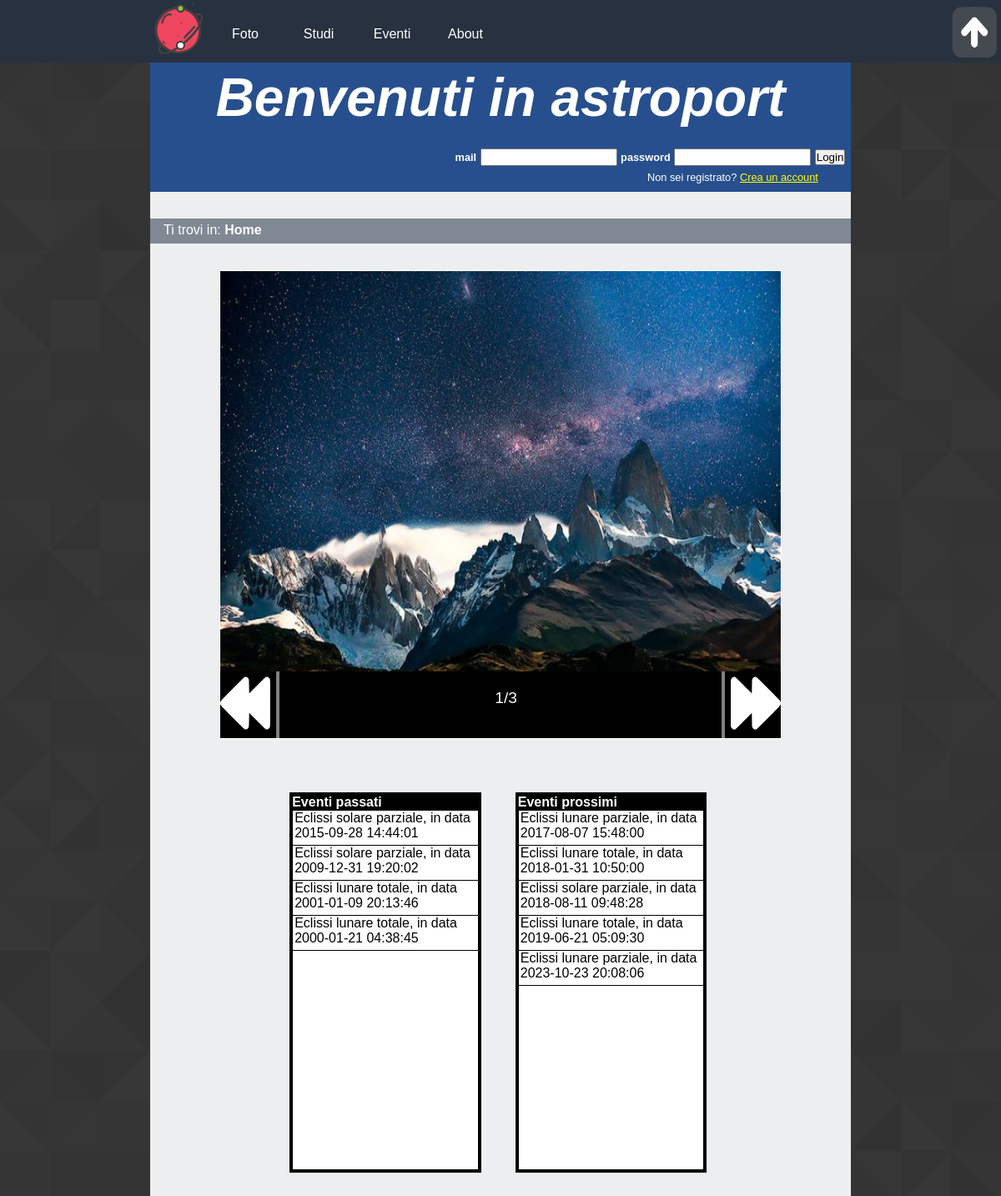
The page / on the database its author committed.
### tables this page shows
CREATE TABLE `avvenimenti` (
  `idavvenimento` int(11) NOT NULL,
  `tipo` varchar(40) NOT NULL,
  `inizio` datetime NOT NULL,
  `fine` datetime DEFAULT NULL
);

### backend/connessione.php (called while the page is built, shortened)
<?php
   $errore_DB=FALSE;
?>

### index.php (the view, shortened to what this page needs)
<?php
    include "backend/connessione.php";
    echo file_get_contents("parti/index0.html");
    if(!isset($_SESSION['usermail'])) echo file_get_contents("parti/formlogin.html");
    else echo file_get_contents("parti/logout.html");
    echo file_get_contents("parti/slideshow.html");
  if($errore_DB==FALSE){
    $imm_query="SELECT *  FROM foto JOIN fotobyrank ON foto.idfoto=fotobyrank.idfoto LIMIT 5";
    if(!$result=$connessione->query($imm_query)){
			echo "Errore della query: ".$connessione->error.".";
	  }else if(!$connessione->connect_errno){
		 if($result->num_rows>0){
      while($row=$result->fetch_array(MYSQLI_ASSOC)){
        echo '<img src="'.$row['immagine'].'" class="imgslide" alt="" />';
      }
		}
	}
}else echo '<p>'.$msg_errore_DB.'</p>';
	$datetime_now=date("Y-m-d H:i:s");
  echo file_get_contents("parti/index1.html");
if($errore_DB==FALSE){
  if(!$result=$connessione->query("SELECT * FROM avvenimenti WHERE fine<'$datetime_now' ORDER BY fine DESC LIMIT 5")){
      echo "Errore della query: ".$connessione->error.".";
  }else{
    if($result->num_rows>0){
      while($row=$result->fetch_array(MYSQLI_ASSOC)){
        echo "<p>".$row['tipo'].", in data ".$row['inizio']."</p>";
      }
    }
  }
}else echo '<p>'.$msg_errore_DB.'</p>';
  echo file_get_contents("parti/index2.html");
if($errore_DB==FALSE){
  if(!$result=$connessione->query("SELECT * FROM avvenimenti WHERE fine>'$datetime_now'ORDER BY inizio LIMIT 5")){
			echo "Errore della query: ".$connessione->error.".";
	}else{
		if($result->num_rows>0){
			while($row=$result->fetch_array(MYSQLI_ASSOC)){
				echo "<p>".$row['tipo'].", in data ".$row['inizio']."</p>";
			}
		}
	}
}else echo '<p>'.$msg_errore_DB.'</p>';
  echo file_get_contents("parti/index3.html");
?>

### style/desktop_style.css (style rules this page uses)
* { padding: 0em; margin: 0em; }
html { height:100%; min-height: 100%; }
@media screen and (min-width: 901px) { body { font-family: Verdana, Helvetica, Georgia, sans-serif; max-width: 70%; min-width: 46.875em; margin-left: auto; margin-right: auto; height:100%; min-height: 100%; color: #000000; background-image: url("images/as.png"); } }
@media screen and (min-width: 901px) { a img { border:0; } }
@media screen and (min-width: 901px) { #content { background-color: #edeeef; min-height:100%; padding-bottom: 9.375em; } }
@media screen and (min-width: 901px) { #logo_home { float: left; width: 4.375em; height: 4.375em; margin-left: 15%; } }
@media screen and (min-width: 901px) { #content_menu { width: 70%; } }
@media screen and (min-width: 901px) { #menu { background-color: #28313f; position: fixed; left: 0; min-width: 46em; width: 100%; height: 4.6875em; z-index: 2; } }
@media screen and (min-width: 901px) { #content_menu { margin-left: 15%; } }
@media screen and (min-width: 901px) { #content_menu a { float: left; color: white; background-color: #28313f; padding: 1em; border: 0px solid black; height: 1.25em; width: 3.5em; text-align: center; text-decoration: none; display: inline-block; font-size: 1em; margin-top:1em; -ms-transition: 0.3s; -webkit-transition:0.3s; -moz-transition: 0.3s; transition: 0.3s; } }
@media screen and (min-width: 901px) { #tornasu { position: absolute; margin-top: 0.5em; right: 0; width: 4em; height: 4em; } }
@media screen and (min-width: 901px) { #header { background-color: #274f8e; clear: both; min-width: 46em; margin-left: auto; margin-right: auto; padding-top: 5em; height: 9.375em; } }
@media screen and (min-width: 901px) { #header h1 { color:white; font-size:4em; font-style:italic; text-align: center; } }
@media screen and (min-width: 901px) { #login { display: block; border: 0; margin-top: 1.5em; float:right; color:white; } }
@media screen and (min-width: 901px) { #login label { font-size: 0.8em; display:inline; font-weight: bold; } }
@media screen and (min-width: 901px) { #login input { width:12em; height:1.25em; } }
@media screen and (min-width: 901px) { #login button { margin-right: 0.5em; } }
@media screen and (min-width: 901px) { #box_login { float: right; } }
@media screen and (min-width: 901px) { #content #box_login p { padding-left: 18em; padding-top: 4em; color: white; font-size: 0.8em; } }
@media screen and (min-width: 901px) { #box_login a { color: yellow; } }
@media screen and (min-width: 901px) { #eventi { margin-top: 2em; margin-left: auto; margin-right: auto; width: 70%; height: 30em; } }
@media screen and (min-width: 901px) { .contorno { width: 38%; height: 28.125em; padding:0.1875em; color:white; background-color:black; margin-top: 2em; margin-bottom: 1em; margin-left: 7%; float: left; } }
@media screen and (min-width: 901px) { #eventi_pre, #eventi_next { background-color: #fff; border: 1px solid black; height: 26.875em; max-width:99%; overflow-y:auto; padding-right: 0.125em; color:black; } }
@media screen and (min-width: 901px) { #content #eventi_pre p, #content #eventi_next p { text-align: left; padding-bottom: 5px; padding-left: 2px; border-bottom: 1px solid black; padding-top: 0px; margin-left: 0; margin-right: 0; width:100%; } }
#breadcrumb { background-color: #808893; width: 100%; margin-top: 2em; height: 1.875em; }
#content #breadcrumb p { color:white; margin-left: 0; margin-right: 0; padding-left: 1em; padding-top: 0.3em; }
.slideshow { position:relative; border: 1px solid white; margin-top: 2em; margin-left: auto; margin-right: auto; width: 80%; height: 35em; }
.imgslide { width: 100%; height: 90%; z-index: =0; display:none; }
.arrowbar { position:absolute; bottom:0; background-color:black; width:100%; height:5em; }
#slidebuttonleft { z-index: 0; position:absolute; width:10%; height:100%; border-color:white; cursor:pointer; border-right: 4px solid gray; }
#slidebuttonleft img { z-index: 0; position:absolute; width:90%; height:95%; }
#slidebuttonright { z-index: 0; position:absolute; right:0; width:10%; height:100%; border-color:white; cursor:pointer; border-left: 4px solid gray; }
#slidebuttonright img { z-index: 0; position:absolute; right:0; width:90%; height:95%; }
#number { font-size:1.2em; padding-top:1.1em; padding-bottom:1.1em; position:absolute; left:49%; right:49%; color:white; }
#content p { padding-top: 1.5em; width:70%; margin-left: auto; margin-right: auto; }

### rows shown on the page
avvenimenti: tipo "Eclissi solare parziale", inizio "2015-09-28 14:44:01"
avvenimenti: tipo "Eclissi solare parziale", inizio "2009-12-31 19:20:02"
avvenimenti: tipo "Eclissi lunare totale", inizio "2001-01-09 20:13:46"
avvenimenti: tipo "Eclissi lunare totale", inizio "2000-01-21 04:38:45"
avvenimenti: tipo "Eclissi lunare parziale", inizio "2017-08-07 15:48:00"
avvenimenti: tipo "Eclissi lunare totale", inizio "2018-01-31 10:50:00"
avvenimenti: tipo "Eclissi solare parziale", inizio "2018-08-11 09:48:28"
avvenimenti: tipo "Eclissi lunare totale", inizio "2019-06-21 05:09:30"
avvenimenti: tipo "Eclissi lunare parziale", inizio "2023-10-23 20:08:06"

### other values the page prints
file_get_contents("parti/index0.html") "Foto Studi Eventi About Benvenuti in astroport"
file_get_contents("parti/slideshow.html") "Ti trovi in: Home"
file_get_contents("parti/index2.html") "Eventi prossimi"
